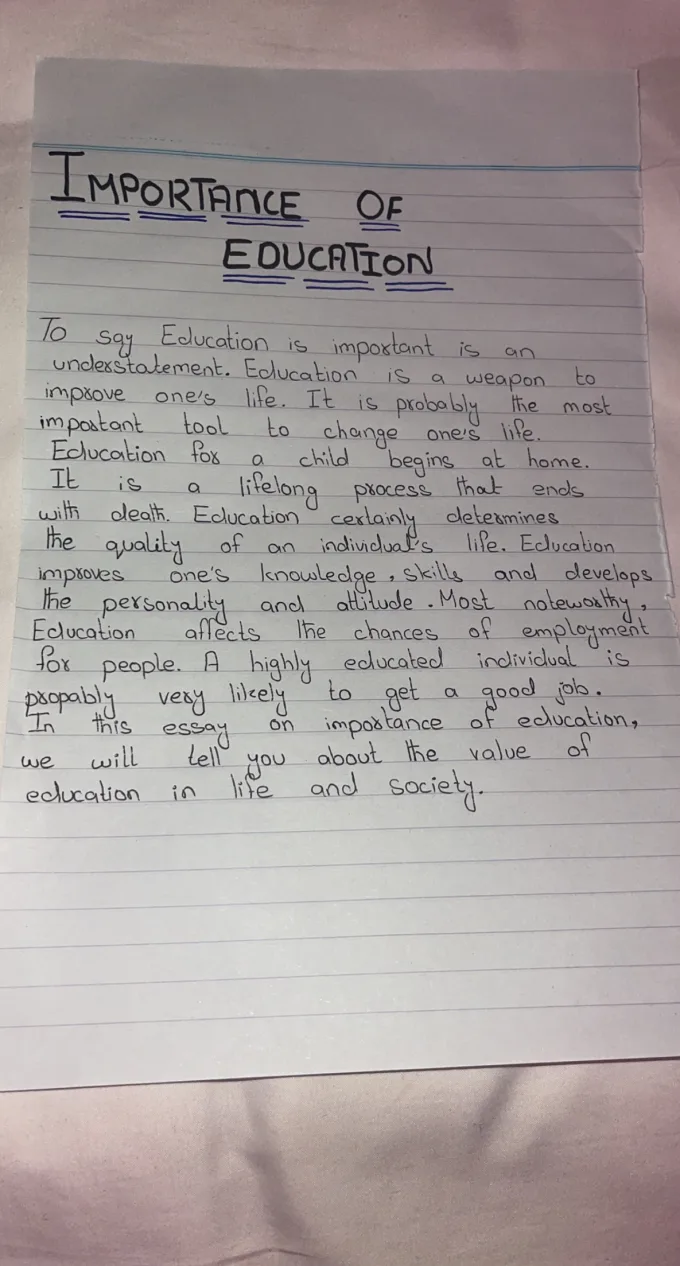
#> input picture test documents/write-hand-written-notes-and-assignments-for-you.jpeg, 680 x 1266 px, found by its file name
$ python image_processor.py
#> lines starting #> are read from the running program, lines starting #| are printed output that depends on the picture; after the words box and inside, x2 and y2 are one past the last pixel; in counts of white or black regions, pixels touching at a corner belong together
##
# This file contains utility logic that pre-processes images to be more computer-readable.
#
# Author: Andrew Polyak
# Version: May 23, 2025
##

import cv2

# TODO - Consider this to improve the pre-processing: https://github.com/facebookresearch/AugLy

class ImageProcessor():
    """
    TODO
    """
    def __init__(self):
        super().__init__()

    def pre_process_image(self, file_path):
        """
        TODO
        """

        image = cv2.imread(filename=file_path)
#> image is the input picture: shape (1266, 680, 3); mean B, G, R 157.6, 158.7, 166.4

        # Convert to RBG to grayscale
        image = cv2.cvtColor(src=image,
                             code=cv2.COLOR_BGR2GRAY)
#> image: shape (1266, 680)

        # Rescale to properly emphasize small characters of text
        image = cv2.resize(src=image,
                           dsize=None,
                           fx=2, # 2X on x-axis
                           fy=2, # 2X on y-axis
                           interpolation=cv2.INTER_CUBIC)
#> image: shape (2532, 1360)

        # Bilateral filtering to reduce noise while keeping sharp edges
        image = cv2.bilateralFilter(src=image,
                                    d=9,
                                    sigmaColor=75,
                                    sigmaSpace=75)

        # Apply thresholding to make whites lighter and blacks darker
        image = cv2.adaptiveThreshold(src=image,
                                      maxValue=255, # White
                                      adaptiveMethod=cv2.ADAPTIVE_THRESH_GAUSSIAN_C,
                                      thresholdType=cv2.THRESH_BINARY,
                                      blockSize=41, # Number of pixels used to determine threshold value
                                      C=5) # To reduce noise
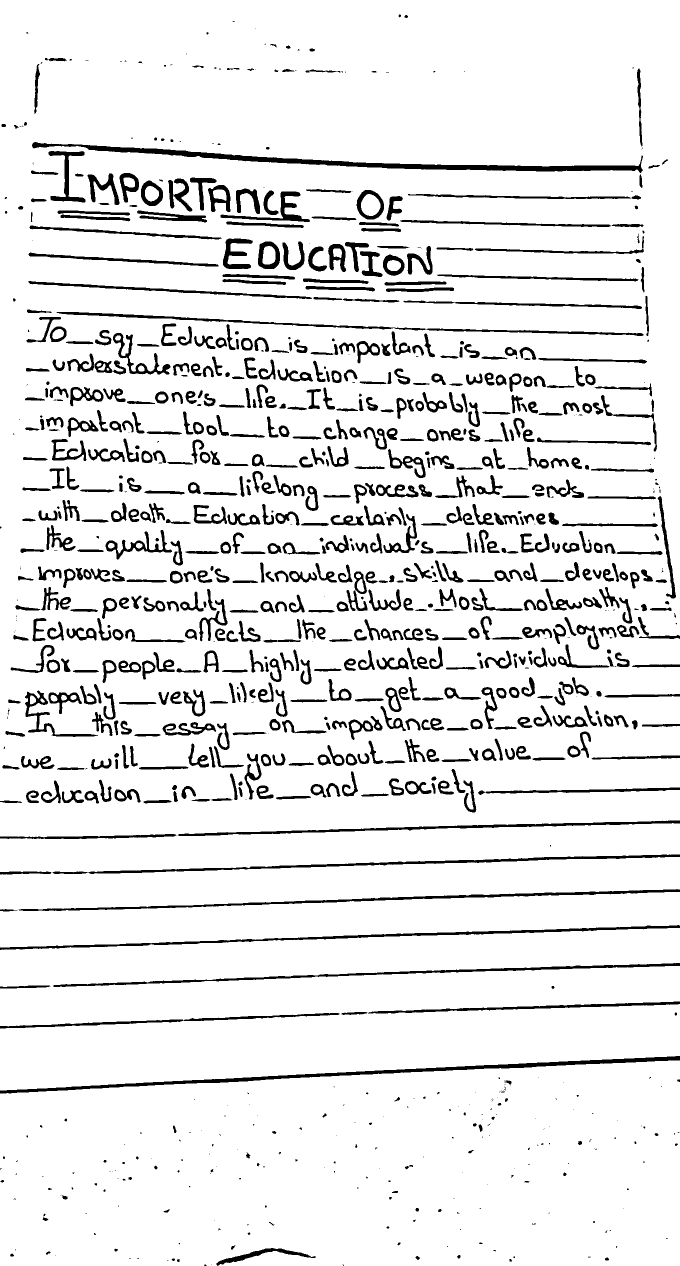
#> image: shape (2532, 1360) (shown at 1/2 size); 90.7% white; 1040 black regions (299 under 20 px), largest, box (x1, y1, x2, y2) and area: (64, 284, 1286, 346) 11667, (0, 2112, 1360, 2187) 9434, (0, 1850, 1360, 1900) 6546

        return image

# Test
def main():
    processor = ImageProcessor()

    image = processor.pre_process_image(file_path="test documents/write-hand-written-notes-and-assignments-for-you.jpeg")
    cv2.imshow("Result", image)
    cv2.waitKey(0)


if __name__ == "__main__":
    main()
